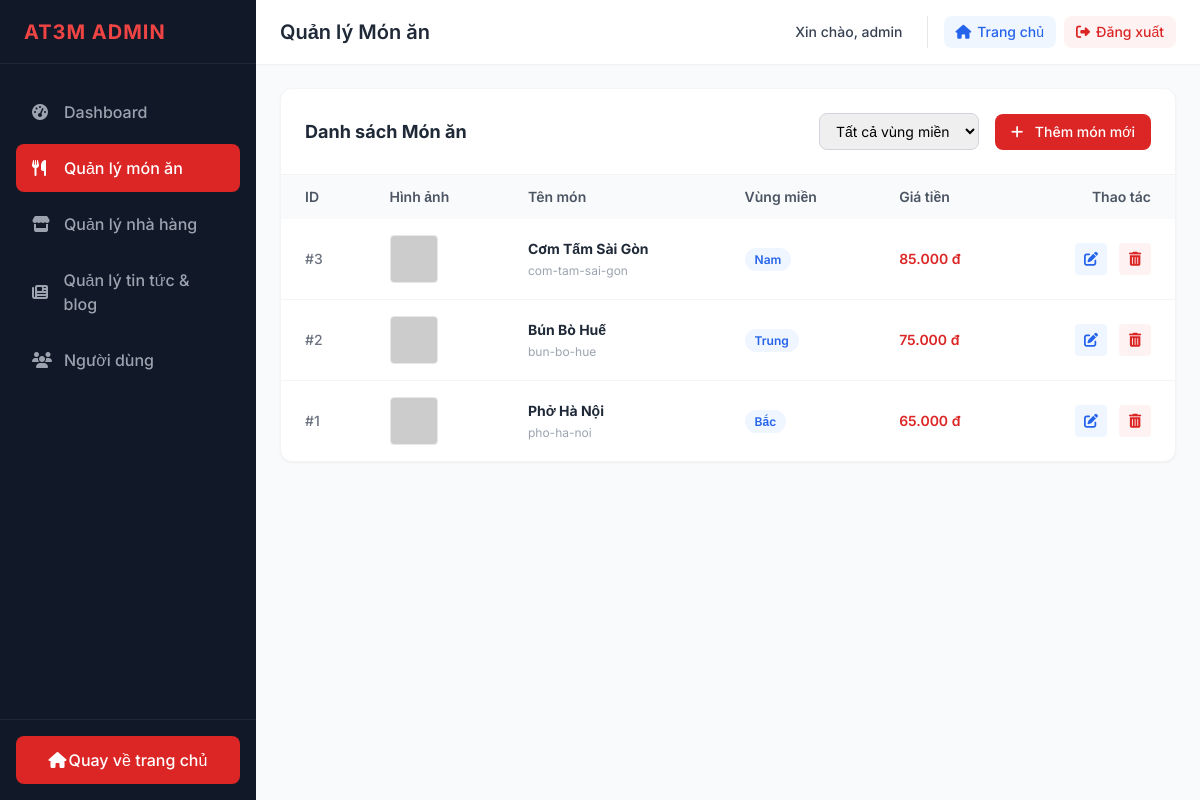
The page /admin/mon-an (signed in) on the database its author committed.
### tables this page shows
CREATE TABLE `mon_an` (
  `id` int(11) NOT NULL AUTO_INCREMENT,
  `ten_mon` varchar(255) NOT NULL,
  `slug` varchar(255) NOT NULL,
  `hinh_anh` varchar(255) DEFAULT NULL,
  `mo_ta_ngan` text DEFAULT NULL,
  `nguyen_lieu` text DEFAULT NULL,
  `cach_lam` text DEFAULT NULL,
  `id_vung_mien` int(11) NOT NULL,
  `gia_tien` decimal(10,2) DEFAULT '0.00',
  `thoi_gian_nau` int(11) DEFAULT '0',
  `danh_gia` decimal(2,1) DEFAULT '0.0',
  PRIMARY KEY (`id`),
  UNIQUE KEY `slug` (`slug`),
  KEY `id_vung_mien` (`id_vung_mien`),
  CONSTRAINT `mon_an_ibfk_1` FOREIGN KEY (`id_vung_mien`) REFERENCES `vung_mien` (`id`) ON DELETE CASCADE
);

CREATE TABLE `vung_mien` (
  `id` int(11) NOT NULL AUTO_INCREMENT,
  `ten_vung` varchar(50) NOT NULL,
  PRIMARY KEY (`id`)
);

### app/views/admin/mon_an_list.php (the view, shortened to what the rows shown need)
<div class="bg-white rounded-xl shadow-sm border border-gray-100">
    <div class="flex flex-col sm:flex-row items-center justify-between p-6 border-b border-gray-100 gap-4">
        <h2 class="text-lg font-bold text-gray-800">Danh sách Món ăn</h2>
        <div class="flex items-center gap-4 w-full sm:w-auto">
            <form action="<?php echo BASE_URL; ?>admin/mon-an" method="GET" class="flex items-center gap-2">
                <select name="vung_mien" onchange="this.form.submit()" class="border border-gray-300 rounded-lg px-3 py-2 text-sm focus:outline-none focus:border-red-500 focus:ring-1 focus:ring-red-500">
                    <option value="">Tất cả vùng miền</option>
                </select>
            </form>
            <a href="<?php echo BASE_URL; ?>admin/mon-an/add" class="bg-red-600 hover:bg-red-700 text-white px-4 py-2 rounded-lg text-sm font-medium transition-colors whitespace-nowrap">
                <i class="fas fa-plus mr-2"></i> Thêm món mới
            </a>
        </div>
    </div>
    <div class="overflow-x-auto">
        <table class="w-full text-left border-collapse">
            <thead>
                <tr class="bg-gray-50 text-gray-600 text-sm">
                    <th class="px-6 py-3 font-semibold">ID</th>
                    <th class="px-6 py-3 font-semibold">Hình ảnh</th>
                    <th class="px-6 py-3 font-semibold">Tên món</th>
                    <th class="px-6 py-3 font-semibold">Vùng miền</th>
                    <th class="px-6 py-3 font-semibold">Giá tiền</th>
                    <th class="px-6 py-3 font-semibold text-right">Thao tác</th>
                </tr>
            </thead>
            <tbody class="divide-y divide-gray-100 text-sm">
                <?php foreach ($monAnList as $mon): ?>
                    <tr class="hover:bg-gray-50 transition-colors">
                        <td class="px-6 py-4 text-gray-500 font-medium">#<?php echo $mon['id']; ?></td>
                        <td class="px-6 py-4">
                            <?php
                                $aImg = $mon['hinh_anh'] ?? '';
                            ?>
                            <img src="<?php echo htmlspecialchars($aImg); ?>" alt="Img" class="w-12 h-12 rounded object-cover border border-gray-200" onerror="this.src='https://via.placeholder.com/150'">
                        </td>
                        <td class="px-6 py-4 font-bold text-gray-800">
                            <?php echo htmlspecialchars($mon['ten_mon']); ?>
                            <div class="text-xs text-gray-400 font-normal mt-1"><?php echo htmlspecialchars($mon['slug']); ?></div>
                        </td>
                        <td class="px-6 py-4 text-gray-600">
                            <span class="px-2.5 py-1 rounded-full bg-blue-50 text-blue-600 text-xs font-semibold">
                                <?php echo htmlspecialchars($mon['ten_vung'] ?? 'Khác'); ?>
                            </span>
                        </td>
                        <td class="px-6 py-4 text-red-600 font-semibold">
                            <?php echo number_format($mon['gia_tien'], 0, ',', '.'); ?> đ
                        </td>
                        <td class="px-6 py-4 text-right space-x-2">
                            <a href="<?php echo BASE_URL; ?>admin/mon-an/edit/<?php echo $mon['id']; ?>" class="inline-flex items-center justify-center w-8 h-8 rounded bg-blue-50 text-blue-600 hover:bg-blue-600 hover:text-white transition-colors" title="Sửa">
                                <i class="fas fa-edit"></i>
                            </a>
                            <a href="javascript:void(0);" onclick="deleteMonAn(<?php echo $mon['id']; ?>, '<?php echo BASE_URL; ?>admin/mon-an/delete/<?php echo $mon['id']; ?>', this)" class="inline-flex items-center justify-center w-8 h-8 rounded bg-red-50 text-red-600 hover:bg-red-600 hover:text-white transition-colors" title="Xóa">
                                <i class="fas fa-trash-alt"></i>
                            </a>
                        </td>
                    </tr>
                <?php endforeach; ?>
            </tbody>
        </table>
    </div>
</div>

### app/models/Model.php (shortened to what the rows shown need)
<?php
require_once __DIR__ . '/Database.php';
class Model {
    protected $conn;
    public function __construct() {
        $database = new Database();
        $this->conn = $database->getConnection();
    }
    public function query($sql, $params = []) {
        $stmt = $this->conn->prepare($sql);
        $stmt->execute($params);
        return $stmt;
    }
    public function fetchAll($sql, $params = []) {
        return $this->query($sql, $params)->fetchAll(PDO::FETCH_ASSOC);
    }
}
class Controller {
    public function render($view, $data = [], $layout = 'index/layout') {
        extract($data);
        $viewFile = __DIR__ . '/../views/' . $view . '.php';
        require $viewFile;
        if ($layout !== null) {
            $layoutFile = __DIR__ . '/../views/' . $layout . '.php';
            if (file_exists($layoutFile)) {
                return;
            }
        }
    }
}
class Router {
    private static $routes = [];
    public static function get($route, $action) {
        self::$routes['GET'][$route] = $action;
    }
    public static function post($route, $action) {
        self::$routes['POST'][$route] = $action;
    }
    public static function dispatch($url) {
        $method = $_SERVER['REQUEST_METHOD'];
        $url = '/' . trim($url, '/');
        if (isset(self::$routes[$method])) {
            foreach (self::$routes[$method] as $route => $action) {
                $pattern = preg_replace('/\{([a-zA-Z0-9_]+)\}/', '([a-zA-Z0-9_-]+)', $route);
                $pattern = "@^" . $pattern . "$@D";
                if (preg_match($pattern, $url, $matches)) {
                    array_shift($matches);
                    if (is_array($action)) {
                        $controllerName = $action[0];
                        $methodName = $action[1];
                        if (class_exists($controllerName)) {
                            $controller = new $controllerName();
                            if (method_exists($controller, $methodName)) {
                                call_user_func_array([$controller, $methodName], $matches);
                                return;
                            }
                        }
                    }
                }
            }
        }
    }
}

### rows shown on the page
mon_an: id "3", ten_mon "Cơm Tấm Sài Gòn", slug "com-tam-sai-gon", id_vung_mien.ten_vung "Nam", gia_tien "85.000"
mon_an: id "2", ten_mon "Bún Bò Huế", slug "bun-bo-hue", id_vung_mien.ten_vung "Trung", gia_tien "75.000"
mon_an: id "1", ten_mon "Phở Hà Nội", slug "pho-ha-noi", id_vung_mien.ten_vung "Bắc", gia_tien "65.000"
